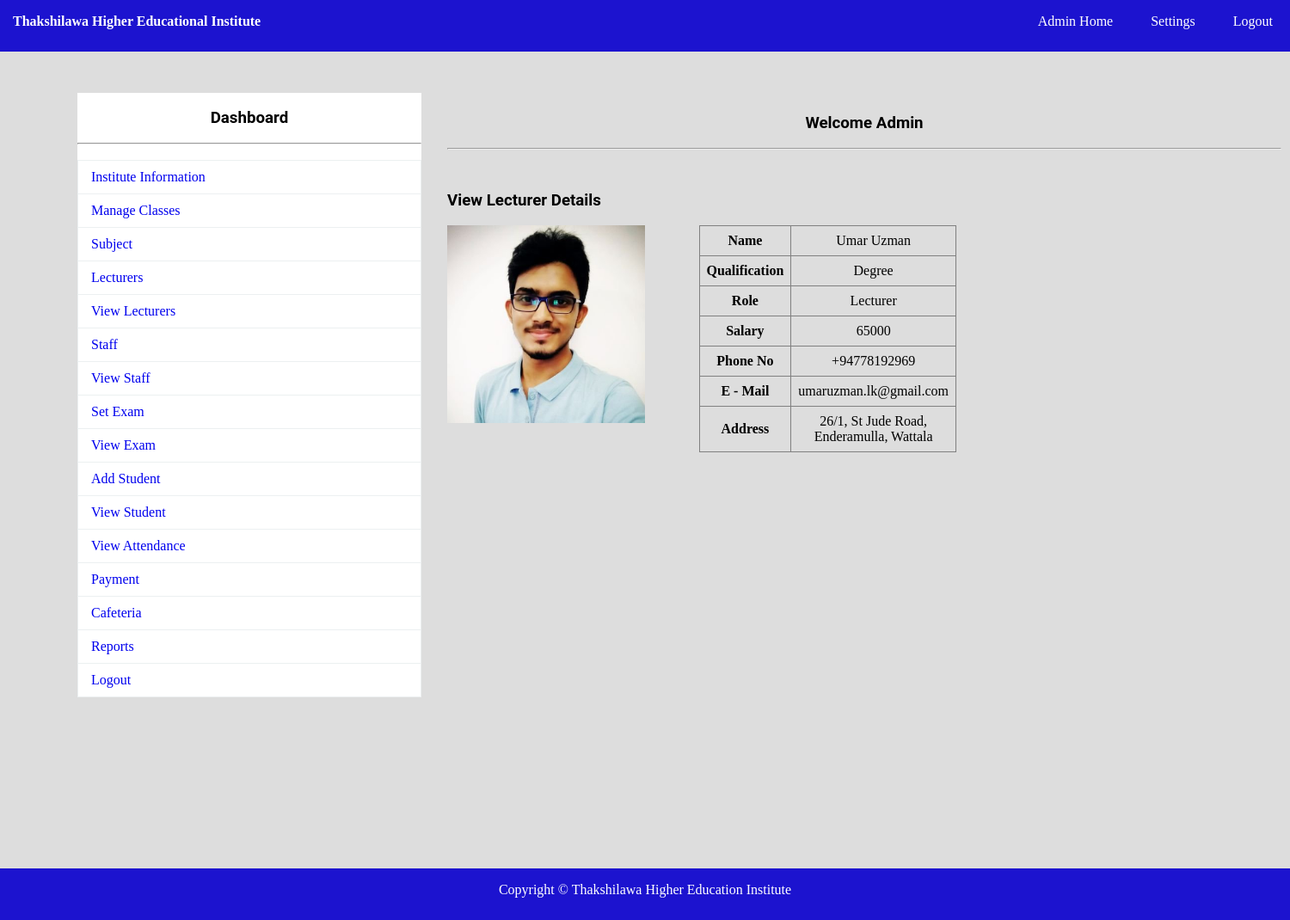
/lecturer_view.php?id=1 (signed in), run on the app's committed database.
### tables this page shows
CREATE TABLE `lecturer` (
  `TID` int(11) NOT NULL,
  `TNAME` varchar(150) NOT NULL,
  `TPASS` varchar(150) NOT NULL,
  `QUAL` varchar(150) NOT NULL,
  `SAL` varchar(150) NOT NULL,
  `PNO` varchar(150) NOT NULL,
  `MAIL` varchar(150) NOT NULL,
  `PADDR` text NOT NULL,
  `IMG` varchar(150) NOT NULL
);

### lecturer_view.php (the view, shortened to what this page needs)
<?php
	include"database.php";
	if (isset($_SESSION["AID"])){
		$logged_user = $_SESSION["ANAME"];
	} elseif (isset($_SESSION["NAID"])) {
		$logged_user = $_SESSION["NANAME"];
	} else {
		echo"<script>window.open('index.php?mes=Access Denied...','_self');</script>";
	}
	$sql="SELECT * FROM lecturer WHERE TID={$_GET["id"]}";
		$res=$db->query($sql);
		if($res->num_rows>0)
		{
			$row=$res->fetch_assoc();
		}
?>
<!DOCTYPE html>
<html>
	<head>
		<link rel="stylesheet" type="text/css" href="css/style.css">
	</head>
	<body>
		<?php include"navbar.php";?><br>
			<div id="section">
				<?php include"sidebar.php";?><br><br><br>
				<h3 class="text" style="color: black;">Welcome <?php echo $logged_user; ?></h3><br><hr><br>
				<div class="content1">
						<h3 style="color: black;">View Lecturer Details</h3><br>
						<div class="ibox">
							<img src="<?php echo $row["IMG"]; ?>" height="230" width="230">
						</div>
						<div class="tsbox">
						<table border="1px">
							<tr><th>Name </th> <td> <?php echo $row["TNAME"]; ?></td></tr>
							<tr><th>Qualification </th> <td> <?php echo $row["QUAL"]; ?></td></tr>
							<tr><th>Role </th> <td> Lecturer</td></tr>
							<tr><th>Salary </th> <td> <?php echo $row["SAL"]; ?></td></tr>
							<tr><th>Phone No </th> <td> <?php echo $row["PNO"] ?></td></tr>
							<tr><th>E - Mail </th> <td> <?php echo $row["MAIL"]; ?></td></tr>
							<tr><th>Address </th> <td> <?php echo $row["PADDR"]; ?></td></tr>
						</table>
						</div>
				</div>
			</div>
			<div class="footer" style="margin-top:200px; width:100%;">
			<footer><p>Copyright &copy; Thakshilawa Higher Education Institute </p></footer>
</div>
	</body>
</html>

### css/style.css (style rules this page uses)
* { padding: 0px; margin: 0px; }
html { background: #dddddd; }
body { width: 100%; height: 100%; margin: 0%; padding: 0%; overflow-x: vissble; zoom: 100%; }
h1, h2, h3, h4, h5, h6, label { font-family: roboto; color: #cd00c7; }
footer { text-align: center; color: white; line-height: 50px; }
.content1 { margin-top: 30px; }
.text { text-align: center; }
.footer { background: #1c13cf; height: 60px; width: 100%; float: left; overflow-x: hidden; }
#section { height: auto; width: 1400px; margin-left: 90px; font-family: cambria; }
.content1 { margin-top: 30px; height: auto; width: 450px; float: left; }
tr, td, th { padding: 8px; }
table { border-collapse: collapse; }
.ibox { width: 65%; float: left; }
.tsbox { width: 35%; float: left; }
td { text-align: center; }

### data on the page
lecturer: IMG (picture), TNAME "Umar Uzman", QUAL "Degree", SAL "65000", PNO "+94778192969", MAIL "umaruzman.lk@gmail.com", PADDR "26/1, St Jude Road, Enderamulla, Wattala"

### other printed values
$logged_user "Admin"
